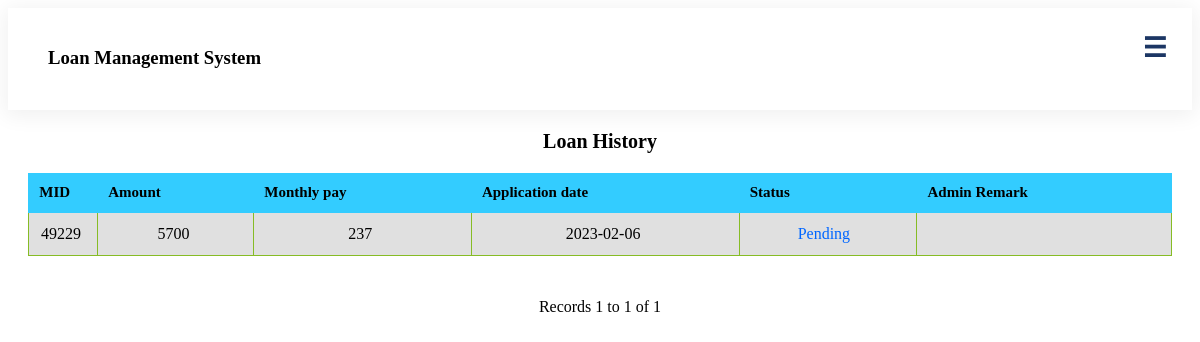
The page /loanhistory.php (signed in) on the database its author committed.
### tables this page shows
CREATE TABLE `loan` (
  `loanId` int(6) NOT NULL,
  `memberId` int(8) NOT NULL,
  `loanType` varchar(15) NOT NULL,
  `income` int(8) NOT NULL,
  `amount` int(8) NOT NULL,
  `intereset` varchar(5) NOT NULL,
  `payment_term` int(3) NOT NULL,
  `total_paid` int(8) NOT NULL,
  `emi_per_month` int(8) NOT NULL,
  `bankStatementPhoto` varchar(250) DEFAULT NULL,
  `security` varchar(250) DEFAULT NULL,
  `posting_date` date NOT NULL,
  `status` varchar(15) NOT NULL,
  `adminRemark` varchar(100) NOT NULL,
  `adminRemarkDate` date NOT NULL,
  `balance` int(255) NOT NULL
);

### loanhistory.php (the view, shortened to what this page needs)
<?php require_once('Connections/mlms.php'); ?>
<?php
$maxRows_lonhist = 10;
$pageNum_lonhist = 0;
$startRow_lonhist = $pageNum_lonhist * $maxRows_lonhist;
mysqli_select_db($mlms, $database_mlms);
$memberId = $_SESSION['MM_Username'];
$query_lonhist = "SELECT * FROM `loan` WHERE memberId=$memberId";
$query_limit_lonhist = "SELECT * FROM loan WHERE memberId=$memberId LIMIT $startRow_lonhist, $maxRows_lonhist";
$lonhist = mysqli_query($mlms, $query_limit_lonhist) or die(mysql_error());
$row_lonhist = mysqli_fetch_assoc($lonhist);
if (isset($_GET['totalRows_lonhist'])) {
    $totalRows_lonhist = $_GET['totalRows_lonhist'];
} else {
    $all_lonhist = mysqli_query($mlms, $query_lonhist);
    $totalRows_lonhist = mysqli_num_rows($all_lonhist);
}
?>
<html>
<head>
    <link rel="stylesheet" type="text/css" href="Assets/css/style.css">
</head>
<body>
    <?php include 'header/user.php'; ?>
    <center>
        <div class="main">
            <h3 class="llTl">Loan History</h3>
            <table border="0" align="center" class="responsive-table">
                <tr bgcolor="#33CCFF" bordercolordark="#000000">
                    <th width="40px">MID</th>
                    <th>Amount</th>
                    <th>Monthly pay</th>
                    <th>Application date</th>
                    <th>Status</th>
                    <th>Admin Remark</th>
                </tr>
                <?php do { ?>
                    <tr>
                        <td>
                            <?php echo $row_lonhist['memberId']; ?>&nbsp;
                        </td>
                        <td>
                            <?php echo $row_lonhist['total_paid']; ?>&nbsp;
                        </td>
                        <td>
                            <?php echo $row_lonhist['emi_per_month']; ?>&nbsp;
                        </td>
                        <td>
                            <?php echo $row_lonhist['posting_date']; ?>&nbsp;
                        </td>
                        <td>
                            <font color=" #0066FF">
                                <?php echo $row_lonhist['status']; ?>
                            </font>&nbsp;
                        </td>
                        <td>
                        </td>
                    </tr>
                <?php } while ($row_lonhist = mysqli_fetch_assoc($lonhist)); ?>
            </table>
            <br />
            Records
            <?php echo ($startRow_lonhist + 1) ?> to
            <?php echo min($startRow_lonhist + $maxRows_lonhist, $totalRows_lonhist) ?> of
            <?php echo $totalRows_lonhist ?>
            <br />
            <table border="0" class="tableStyle">
                <tr>
                    <td>
                    </td>
                    <td>
                    </td>
                    <td>
                    </td>
                    <td>
                    </td>
                </tr>
            </table>
        </div>
    </center>
</body>
</html>

### Assets/css/style.css (style rules this page uses)
.main { padding-left: 20px; padding-right: 20px; }
.llTl { font-size: 20px; font-weight: bold; text-align: center; }
.main { display: block; }
body { position: relative; }
th { background-color: "#33CCFF"; font-size: 15px; }
tr { text-align: center; vertical-align: middle; }
.responsive-table { width: 100%; margin-bottom: 1.5em; border-spacing: 0; }
@media (min-width: 48em) { .responsive-table { font-size: 0.9em; } }
@media (min-width: 62em) { .responsive-table { font-size: 1em; } }
.responsive-table tbody, .responsive-table tr, .responsive-table th, .responsive-table td { display: block; padding: 0; text-align: left; white-space: normal; }
@media (min-width: 48em) { .responsive-table tr { display: table-row; } }
.responsive-table th, .responsive-table td { padding: 0.5em; vertical-align: middle; }
@media (min-width: 30em) { .responsive-table th, .responsive-table td { padding: 0.75em 0.5em; } }
@media (min-width: 48em) { .responsive-table th, .responsive-table td { display: table-cell; padding: 0.5em; } }
@media (min-width: 62em) { .responsive-table th, .responsive-table td { padding: 0.75em 0.5em; } }
@media (min-width: 75em) { .responsive-table th, .responsive-table td { padding: 0.75em; } }
.responsive-table tbody tr { margin-bottom: 1em; }
@media (min-width: 48em) { .responsive-table tbody tr { display: table-row; border-width: 1px; } }
.responsive-table tbody tr:last-of-type { margin-bottom: 0; }
@media (min-width: 48em) { .responsive-table tbody tr:nth-of-type(even) { background-color: rgba(0, 0, 0, 0.12); } }
.responsive-table tbody td { text-align: right; }
@media (min-width: 48em) { .responsive-table tbody td { border-left: 1px solid #86bc25; border-bottom: 1px solid #86bc25; text-align: center; } }
@media (min-width: 48em) { .responsive-table tbody td:last-of-type { border-right: 1px solid #86bc25; } }

### loanhistory.php (style rules this page uses)
table th { text-align: center; }

### header/user.php (style rules this page uses)
body { font-family: Raleway; }

### rows shown on the page
loan: memberId "49229", total_paid "5700", emi_per_month "237", posting_date "2023-02-06", status "Pending"

### other values the page prints
$startRow_lonhist + 1 "1"
min($startRow_lonhist + $maxRows_lonhist, $totalRows_lonhist) "1"
$totalRows_lonhist "1"
